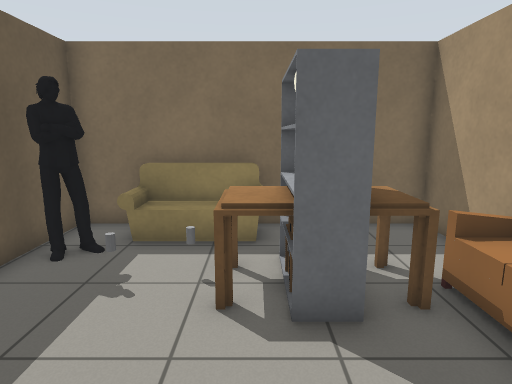
view 1 (above)

18 first-person views from a walk through a Gazebo world. The camera is 1.3 m above the floor, tilts 10° down and sees 75° across. The floor is counted in squares, 0.5 m on a side. Each view is taken from the middle of a square. On the plan, view 1 faces up. The plan holds only what a view shows up to about 20 squares ahead; the rest is blank. Gazebo's built-in surfaces are drawn with simple patterns. Simple shapes stand in for some stock models. Some surface patterns are stand-ins.

view 2
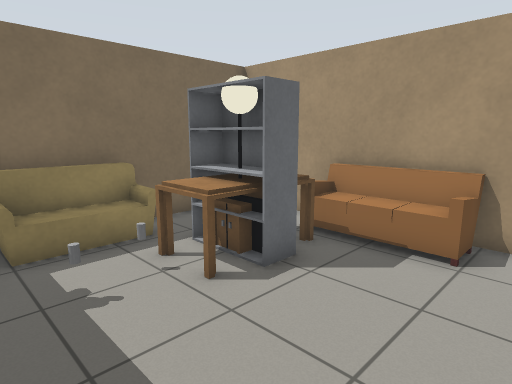

view 3
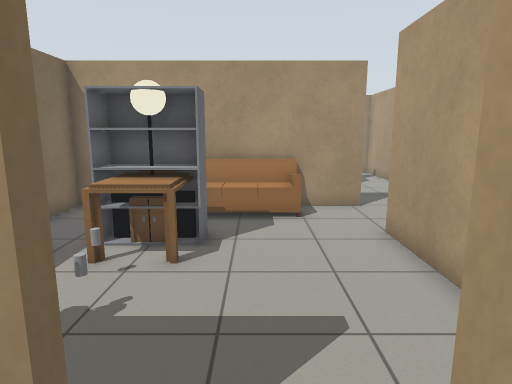

view 4
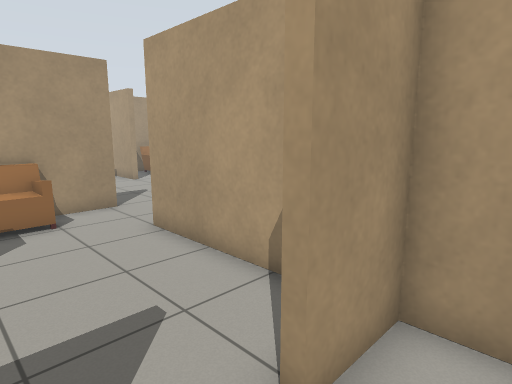

view 5
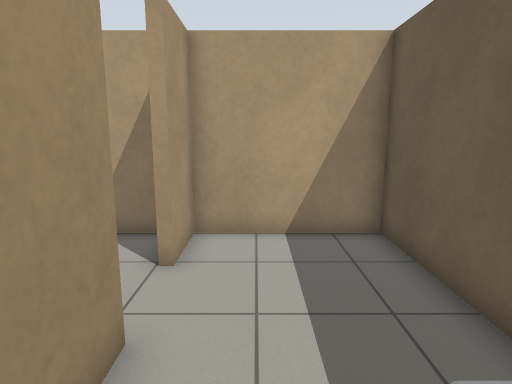

view 6
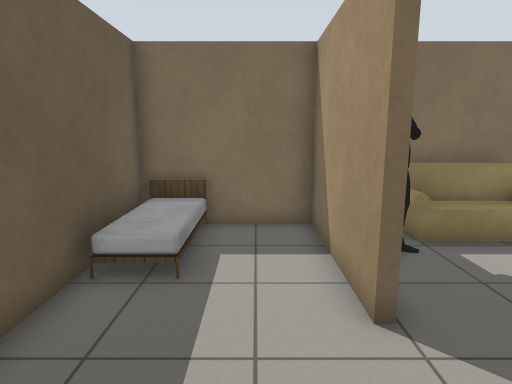

view 7
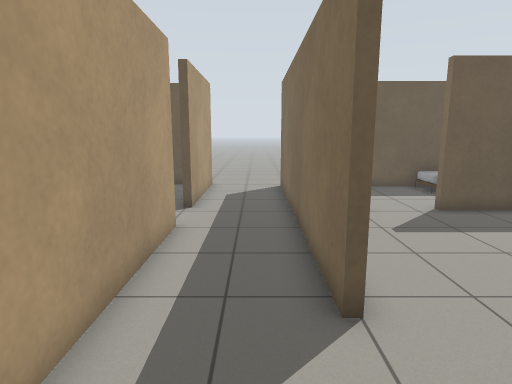

view 8
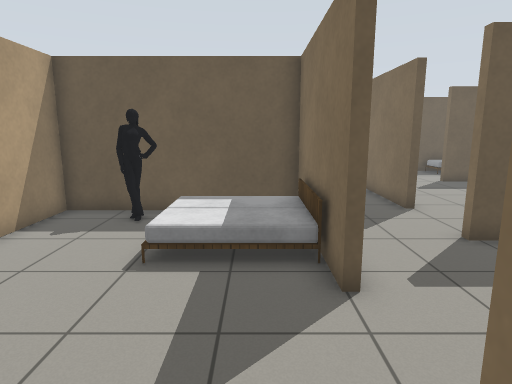

view 9
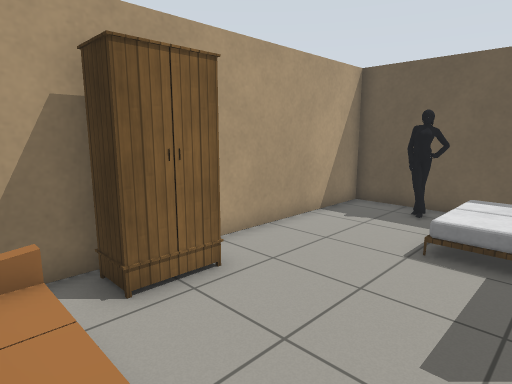

view 10
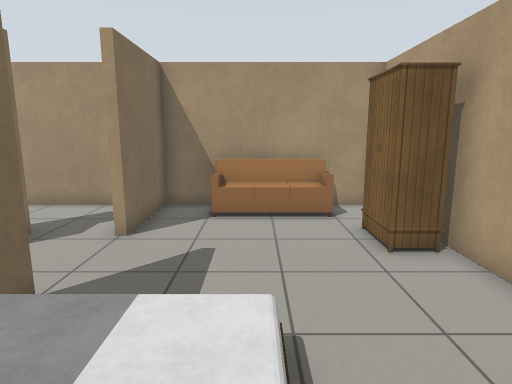

view 11
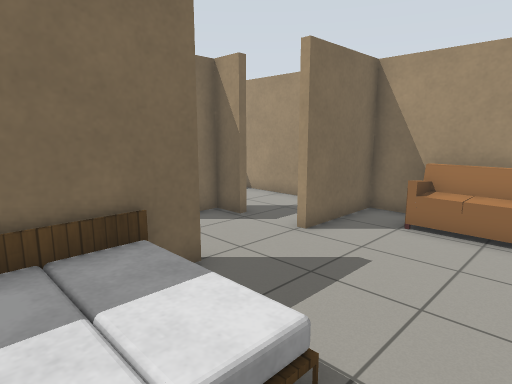

view 12
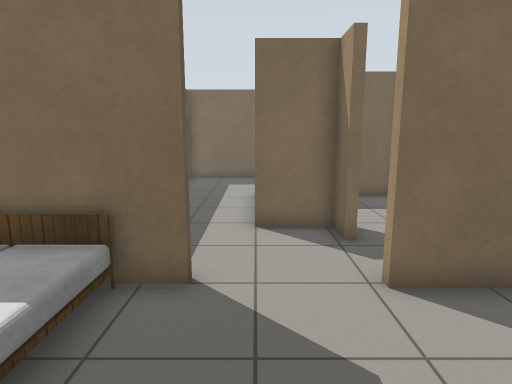

view 13
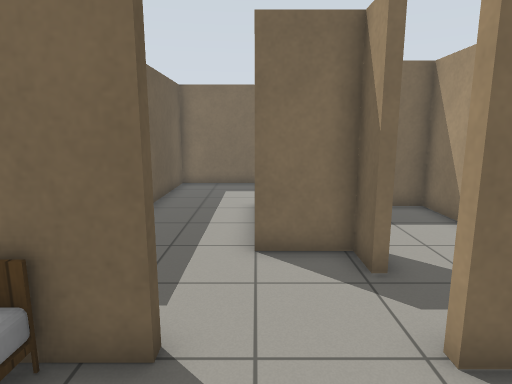

view 14
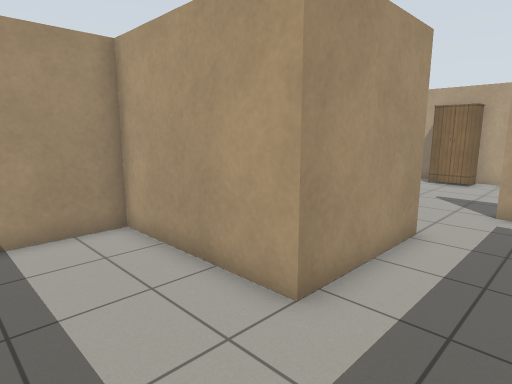

view 15
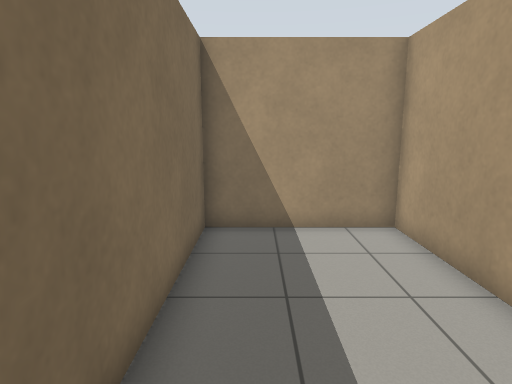

view 16
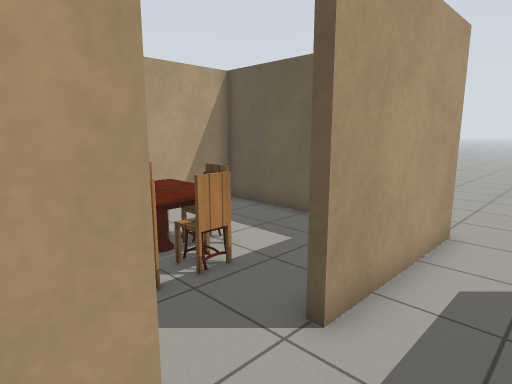

view 17
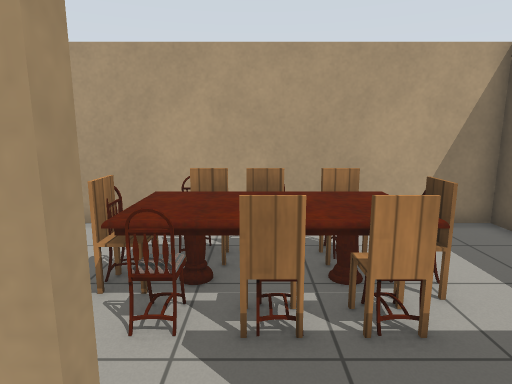

view 18
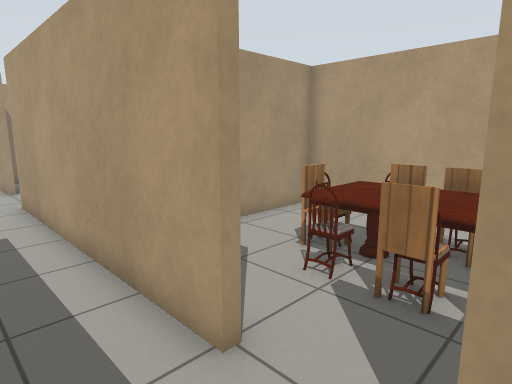

### Floor plan
Points are (right, up) in squares from view 1. A wall is a line through its corners. A room is listed if a view was taken in it or the views show most of it. See-through windows are left out.
Room 1 (views 1, 2)
walls: (4.8, 0.6) (4.8, 9.4) (0.4, 9.4); (-4.5, -0.5) (1.6, -0.5); (-3.4, 9.4) (-5.1, 9.4) (-5.1, 4.1)
ways out: opening at (-5, 3) to room 2; opening at (3, -0.3) to room 4
objects: person (-4, 7); sofa (-3, 8) to (0, 9); grey cylinder (-2, 5); grey cylinder (-1, 6); table (0, 5) to (0, 6); lamp (1, 5) to (1, 6); shelf (2, 5) to (2, 6); sofa (3, 2) to (4, 5); table (3, 5)
Room 2 (views 3, 4, 6)
walls: (-5.4, 4.1) (-5.4, 6.5); (-10.3, 6.5) (-10.3, -0.5) (-5.4, -0.5) (-5.4, 1.7) (-5, 1.7)
ways out: opening at (-5, 3) to room 1; opening at (-7.5, 5.5) to room 3
Room 3 (view 5)
walls: (-5.4, 6.5) (-5.4, 9.4) (-7.5, 9.4)
ways out: opening at (-7.5, 5.5) to room 2
Room 4 (views 7, 8, 9, 10, 11, 12, 13, 14, 15, 16, 17, 18)
walls: (1.9, -4.7) (1.9, -12.5) (13.4, -12.5); (1.6, -0.5) (1.6, -0.9) (-10.6, -0.9); (5.1, 0) (5.1, -0.9) (4.8, -0.9) (4.8, 0.6); (7.4, -4.3) (7.9, -4.3); (7.9, -4.7) (7.4, -4.7); (-3.2, -4.3) (2.6, -4.3); (11.1, -4.3) (13.6, -4.3); (11.3, -2.1) (11.3, -0.9) (9, -0.9) (9, 4.1) (15, 4.1) (15, 9.4) (5.1, 9.4) (5.1, 4.2); (15, -2.8) (15, -0.6); (-11.2, -4.3) (-5.5, -4.3); (15, -12) (15, -4.7) (11.2, -4.7); (-9.4, 9.4) (-10.3, 9.4) (-10.3, 8.4)
ways out: opening at (3, -0.3) to room 1; opening at (-4.5, -5) to room 5; opening at (13, -1.5)
objects: bed (-10, 6) to (-8, 9); person (3, -10); bed (3, -8) to (5, -5); bed (6, -8) to (7, -5); wardrobe (10, -12) to (12, -11); sofa (13, -10) to (14, -7)
Room 5 (no view inside)
walls: (-10.9, -8.4) (-10.9, -12.5) (1.6, -12.5) (1.6, -8.9); (-10.9, -5.6) (-10.9, -6.2)
ways out: opening at (-4.5, -5) to room 4
objects: chair (-7, -9) to (-7, -8); chair (-6, -10); dining table (-6, -10) to (-2, -7); chair (-6, -7); chair (-4, -10); chair (-4, -7); chair (-3, -10); chair (-2, -9) to (-2, -8)

Positions as (right, up) in squares from view 1, and headings:
1: (0, 0), facing up
2: (-4, 0), facing up-right
3: (-7, 3), facing right
4: (-7, 4), facing down-right
5: (-7, 8), facing down
6: (-7, 0), facing up
7: (6, -2), facing left
8: (13, -6), facing left
9: (14, -6), facing down-left
10: (3, -8), facing right
11: (4, -10), facing up-right
12: (9, -10), facing up
13: (9, -8), facing up
14: (6, 8), facing down-right
15: (6, 8), facing right
16: (-2, -2), facing down-left
17: (-4, -3), facing down
18: (-6, -2), facing down-right
